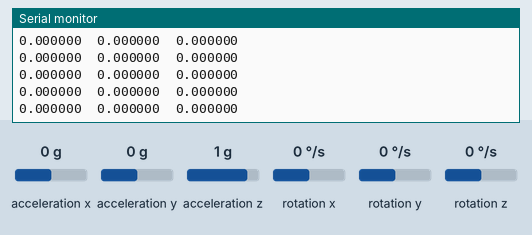
This sketch was run on a simulated ESP8266 (NodeMCU). Parts: the last lines printed to the serial monitor. Wiring (inferred from the names in the program): MPU-6050 motion sensor at I2C address 0x68. The inputs (shaded band) are chosen by the test bench; at power-on: rotation x 0 °/s, rotation y 0 °/s, rotation z 0 °/s, acceleration x 0 g, acceleration y 0 g, acceleration z 1 g.

Above: at 3.7 s.
3.8 s: rotation x set to 100 °/s
At 4.5 s:
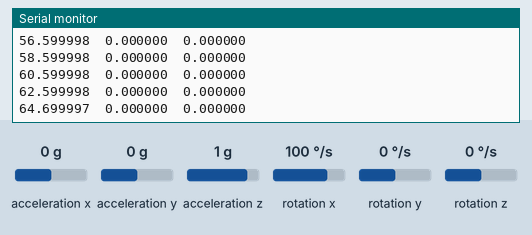
5.3 s: rotation y set to 100 °/s
At 5.9 s:
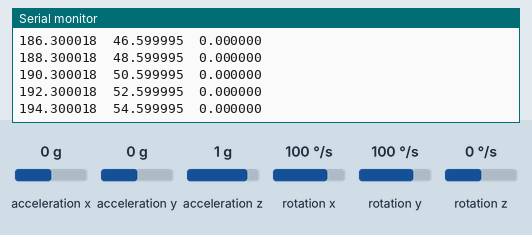
6.8 s: rotation z set to 100 °/s
At 7.4 s:
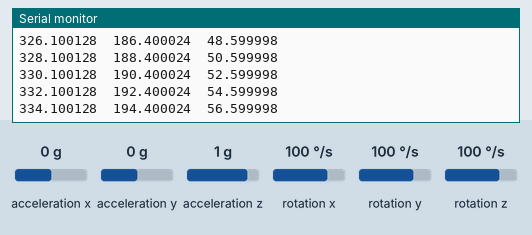
Timing chart, 0 to 9.8 s (numbered marks = the images above; inputs shaded):
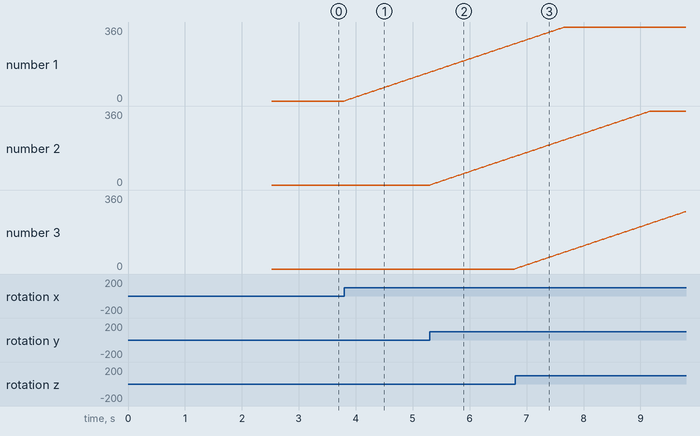

The sketch:

MPU6050_CLASS.ino
```cpp
/*
Intented to output
-the Centre Point of the Accelerometers & Gyros
-Average still drift for each sensor
	INSTRUCTIONS FOR USE
	-Upload to the ESP8266 module
	-Set the MPU6050 flat and as still as possible
	-Reset the ESP8266 and watch the serial output
*/
#include <ESP8266WiFi.h>
#include "mpu6050imu.h"

mpu6050imu imuDevice;

void setup()
{
  Serial.begin(115200);
  Serial.printf("\r\n\r\n");

  //Disable WIFI for Power save
  WiFi.mode(WIFI_OFF);
  //Configure MPU6050
  imuDevice.i2cDataPIN = D1;
  imuDevice.i2cClockPIN = D2;
  imuDevice.currentGyroRange = 0;
  imuDevice.currentAccellRange = 0;
  imuDevice.init();
  //Initiate MPU6050 Calibration routine
  imuDevice.calibrate();
}

void loop()
{
  imuDevice.integration();
  Serial.printf("\r\n%f\t%f\t%f", imuDevice.rangedAngularData[0], imuDevice.rangedAngularData[1], imuDevice.rangedAngularData[2]);
  delay(20);
}
```

mpu6050imu.cpp
```cpp
#include "mpu6050imu.h"
#include<Wire.h>


mpu6050imu::mpu6050imu()
{

}

void mpu6050imu::init()
{
  //Init i2c and set up the MPU6050
  Wire.begin(i2cDataPIN, i2cClockPIN);
  //Reset MPU6050
  Wire.beginTransmission(deviceI2CAddress);
  Wire.write(0x6B);
  Wire.write(0);
  Wire.endTransmission(true);
  //Set Gyro Range
  Wire.beginTransmission(deviceI2CAddress);
  Wire.write(0x1B);
  Wire.write(gyroRangeSetting);
  Wire.endTransmission(true);
  //Set Accell Range
  Wire.beginTransmission(deviceI2CAddress);
  Wire.write(0x1C);
  Wire.write(accellRangeSetting);
  Wire.endTransmission(true);
}

void mpu6050imu::calibrate()
{
  Serial.printf("\r\nStart Acc/Gyro Calibration routine for standing noise %d cycles...\r\n", calibrationRuns);
  for(ticker=0; ticker<calibrationRuns; ticker++)
  {
    readIMU();
    accellData[0][0] += AcX;
    accellData[0][1] += AcY;
    accellData[0][2] += AcZ;
    gyroData[0][0] += GyX;
    gyroData[0][1] += GyY;
    gyroData[0][2] += GyZ;
    delay(calibrationDelay);
    if( ticker%(calibrationRuns/10)==(calibrationRuns/10)-1)
    {
      Serial.printf("%d\t", ticker);
    }
  }
  for(aCnt=0; aCnt<3; aCnt++)
  {
    accellData[1][aCnt] = accellData[0][aCnt]/calibrationRuns;
    gyroData[1][aCnt] = gyroData[0][aCnt]/calibrationRuns;
  }
  Serial.printf("\r\nStanding Noise Calibration complete.");
  Serial.printf("\r\n\tAX_Flutt\tAY_Flutt\tAZ_Flutt\t|\tGX_Flutt\tGY_Flutt\tGZ_Flutt");
  Serial.printf("\r\n\t%d\t%d\t%d\t\t\t|\t\t%d\t%d\t%d", accellData[1][0], accellData[1][1], accellData[1][2], gyroData[1][0], gyroData[1][1], gyroData[1][2]);
  delay(debugMesageDelay);
  Serial.printf("\r\nStart calibration of input filters for %d cycles...\r\n", calibrationRuns);
  //Set Accel avg flutter rates
  //Set GYRO avg flutter rates
  for(aCnt=0; aCnt<3; aCnt++)
  {
    accellFlutter[aCnt] = accellData[1][aCnt];
    gyroFlutter[aCnt] = gyroData[1][aCnt];
  }
  for(ticker=0; ticker<calibrationRuns; ticker++)
  {
    readIMU();
    accellData[0][0] = AcX-accellFlutter[0];
    accellData[0][1] = AcY-accellFlutter[1];
    accellData[0][2] = AcZ-accellFlutter[2];
    gyroData[0][0] = GyX-gyroFlutter[0];
    gyroData[0][1] = GyY-gyroFlutter[1];
    gyroData[0][2] = GyZ-gyroFlutter[2];

    for(aCnt=0; aCnt<3; aCnt++)
    {
      accellFilters[aCnt] += ((float)accellData[0][aCnt]) / accellRangeSettings[currentAccellRange][1];
      gyroFilters[aCnt] +=  ((float)gyroData[0][aCnt])  / gyroRangeSettings[currentGyroRange][1];
    }
    delay(calibrationDelay);
    if( ticker%(calibrationRuns/10)==(calibrationRuns/10)-1)
    {
      Serial.printf("%d\t", ticker);
    }
  }
  //set filter ranges for each axis
  for(ticker=0; ticker<3; ticker++)
  {
    accellFilters[ticker] = (accellFilters[ticker]/calibrationRuns)*caibrationMultiplier;
    gyroFilters[ticker] = (gyroFilters[ticker]/calibrationRuns)*caibrationMultiplier;
  }
  Serial.printf("\r\nFilter Calibration complete....");
  Serial.printf("\r\nAx\t%f\tAy\t%f\tAz\t%f\tGx\t%f\tGy\t%f\tGz\t%f", accellFilters[0],accellFilters[1],accellFilters[2],gyroFilters[0],gyroFilters[1],gyroFilters[2]);
  Serial.printf("\r\nIMU CALIBRATION COMPLETE\r\n");
  delay(debugMesageDelay);
}

void mpu6050imu::readIMU()
{
  Wire.beginTransmission(deviceI2CAddress);
  Wire.write(0x3B);
  Wire.endTransmission(false);
  Wire.requestFrom(deviceI2CAddress,14,1);
  //Read X,Y & Z accelerometer data
  AcX=Wire.read()<<8|Wire.read();
  AcY=Wire.read()<<8|Wire.read();
  AcZ=Wire.read()<<8|Wire.read();
  //Temperature(not used for anything n this code)
  Tmp=Wire.read()<<8|Wire.read();
  //Read X,Y & Z Gyro data
  GyX=Wire.read()<<8|Wire.read();
  GyY=Wire.read()<<8|Wire.read();
  GyZ=Wire.read()<<8|Wire.read();
}

void mpu6050imu::integration()
{
  float timePerSlice = ((float)(millis()-sampleTimer))/1000;
  //float timePerSlice = ((float)(millis()-sampleTimer));

  //zero out internal counters
  for(aCnt=0; aCnt<3; aCnt++)
  {
    integralGyroData[aCnt] = 0;
    integralAccellData[aCnt] = 0;
    tempAccellData[aCnt] = 0;
    tempGyroData[aCnt] = 0;
  }

  readIMU();
  accellData[0][0] = AcX-accellFlutter[0];
  accellData[0][1] = AcY-accellFlutter[1];
  accellData[0][2] = AcZ-accellFlutter[2];
  gyroData[0][0] = GyX-gyroFlutter[0];
  gyroData[0][1] = GyY-gyroFlutter[1];
  gyroData[0][2] = GyZ-gyroFlutter[2];

  //add integral
  for(aCnt=0; aCnt<3; aCnt++)
  {
    tempAccellData[aCnt] = ((float)accellData[0][aCnt])/accellRangeDPS;
    tempGyroData[aCnt] = ((float)gyroData[0][aCnt])/gyroRangeDPS;

    if(tempAccellData[aCnt]>accellFilters[aCnt] || tempAccellData[aCnt]<-accellFilters[aCnt])
    {
      integralAccellData[aCnt] += tempAccellData[aCnt] / timePerSlice;
    }
    if(tempGyroData[aCnt]>gyroFilters[aCnt] || tempGyroData[aCnt]<-gyroFilters[aCnt])
    {
      integralGyroData[aCnt] += tempGyroData[aCnt] * timePerSlice;
      //integralGyroData[aCnt] += tempGyroData[aCnt] / timePerSlice;
    }
  }

  //Add area to angular tracker
  for(aCnt=0; aCnt<3; aCnt++)
  {
    rangedAngularData[aCnt] += integralGyroData[aCnt];
    rangedDistanceData[aCnt] += integralAccellData[aCnt];

    //limit filters for gyro
    if(rangedAngularData[aCnt]>gyroTrackranges[aCnt][1])
    {
      rangedAngularData[aCnt]=gyroTrackranges[aCnt][1];
    }
    else if(rangedAngularData[aCnt]<gyroTrackranges[aCnt][0])
    {
      rangedAngularData[aCnt]=gyroTrackranges[aCnt][0];
    }
    //limit filters for accell
    if(rangedDistanceData[aCnt]>accellTrackranges[aCnt][1])
    {
      rangedDistanceData[aCnt]=accellTrackranges[aCnt][1];
    }
    else if(rangedDistanceData[aCnt]<accellTrackranges[aCnt][0])
    {
      rangedDistanceData[aCnt]=accellTrackranges[aCnt][0];
    }
  }

  sampleTimer = millis();
}

float mpu6050imu::getSlope(float x1, float x2)
{
  float slope=0;

  if(x1!=x2)
  {
    slope = 1 / (x2-x1);
  }
  return slope;
}
```

mpu6050imu.h
```cpp
#ifndef mpu6050imu_h
#define mpu6050imu_h
#include "Arduino.h"

class mpu6050imu
{
  public:
    mpu6050imu();
    void init();
    void readIMU();
    void calibrate();
    void integration();
    float getSlope(float x1, float x2);

    const int deviceI2CAddress = 0x68;
    byte i2cDataPIN = 1;
    byte i2cClockPIN = 2;

    byte currentGyroRange = 0;  //Sets Gyroscope range
    byte currentAccellRange =0; //Sets Accelerometer range
    const float gyroRangeSettings[4][2] = {{0,131},{8,65.5},{16,32.8},{48,16.4}};
    const float accellRangeSettings[4][2] = {{0,16384},{8,8192},{16,4096},{48,2048}};
    const byte gyroRangeSetting = (byte)gyroRangeSettings[currentGyroRange][0];       //sets the Gyroscope range on the IMU6050 at Address 0x1B
    const byte accellRangeSetting = (byte)accellRangeSettings[currentAccellRange][0]; //sets the Accelerometer range on the IMU6050 at Address 0x1C
    const float gyroRangeDPS = gyroRangeSettings[currentGyroRange][1];
    const float accellRangeDPS = accellRangeSettings[currentAccellRange][1];
    //Temp Vars for reading in the raw data from the IMU
    int16_t AcX,AcY,AcZ,Tmp,GyX,GyY,GyZ;
    long accellData[2][3];
    long gyroData[2][3];
    float rangedDistanceData[3];  //stores the real time current TRACKED angular position offset accellTrackranges[axisIndex][0] to accellTrackranges[axisIndex][1] bound to those min/max values
    float rangedAngularData[3];   //stores the real time current TRACKED angular position offset gyroTrackranges[axisIndex][0] to gyroTrackranges[axisIndex][1] bound to those min/max values
    int accellFlutter[3] = {0, 0, 0};
    int gyroFlutter[3] = {0, 0, 0};
    float accellFilters[3] = {0,0,0};
    float gyroFilters[3] = {0,0,0};
    short int accellTrackranges[3][2] = {{0,100}, {0,100}, {0,100}};
	  short int gyroTrackranges[3][2] = {{0,360}, {0,360}, {0,360}};
	  //Calibration settings
    unsigned short int calibrationRuns = 100;
    unsigned short int calibrationDelay = 1;
    unsigned short int caibrationMultiplier=3;
    unsigned short int sampleRate = 10;

    private:
      unsigned short int ticker=1;
      unsigned short int aCnt=0;
      long sampleTimer=1;
      unsigned short int debugMesageDelay=1000;
      float gyroSlope = 0;
      float integralGyroData[3] = {0,0,0}, integralAccellData[3] = {0,0,0};
      float timePerSlice;
      float tempAccellData[3] = {0,0,0}, tempGyroData[3] = {0,0,0};

};

#endif
```

Measured:
- after the input at 3.8 s, the serial monitor: prints a new line at once (image 1)
- plotted number 1: 0 → 139.7 after the input at 3.8 s
